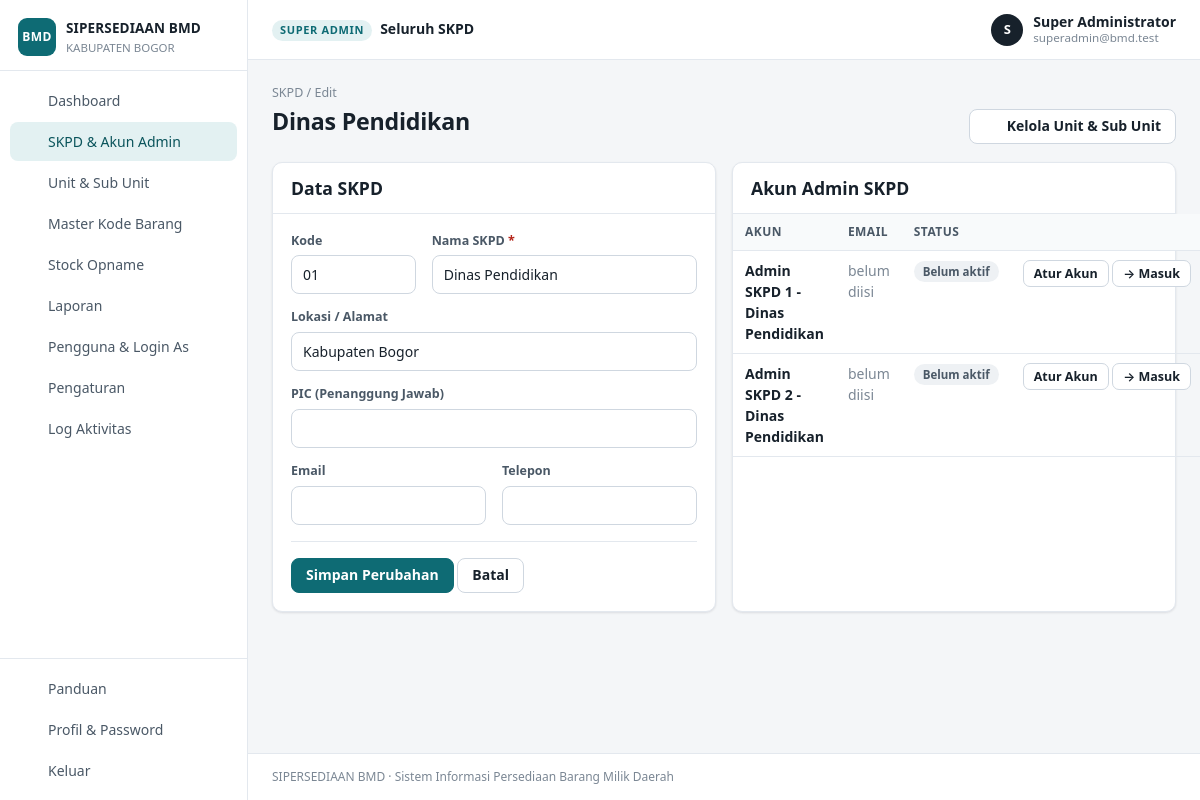
Page /index.php?page=skpd_form&id=1 (signed in) on the committed database.
### tables this page shows
CREATE TABLE users (
  id          INT UNSIGNED NOT NULL AUTO_INCREMENT PRIMARY KEY,
  nama        VARCHAR(150) NOT NULL,
  nip         VARCHAR(30)  NULL,
  email       VARCHAR(150) NULL,
  password    VARCHAR(255) NULL,
  role        ENUM('superadmin','admin_skpd','admin','operator') NOT NULL,
  skpd_id     INT UNSIGNED NULL,
  unit_id     INT UNSIGNED NULL,
  slot        TINYINT UNSIGNED NOT NULL DEFAULT 1,
  is_active   TINYINT(1) NOT NULL DEFAULT 0,
  last_login  DATETIME NULL,
  created_at  DATETIME NOT NULL DEFAULT CURRENT_TIMESTAMP,
  updated_at  DATETIME NULL ON UPDATE CURRENT_TIMESTAMP,
  UNIQUE KEY uk_email (email),
  KEY idx_skpd (skpd_id),
  KEY idx_unit (unit_id),
  CONSTRAINT fk_user_skpd FOREIGN KEY (skpd_id) REFERENCES skpd(id)       ON DELETE CASCADE,
  CONSTRAINT fk_user_unit FOREIGN KEY (unit_id) REFERENCES unit_kerja(id) ON DELETE CASCADE
);

CREATE TABLE skpd (
  id          INT UNSIGNED NOT NULL AUTO_INCREMENT PRIMARY KEY,
  kode        VARCHAR(30)  NULL,
  nama        VARCHAR(200) NOT NULL,
  lokasi      VARCHAR(255) NULL,
  pic         VARCHAR(150) NULL,
  email       VARCHAR(150) NULL,
  telp        VARCHAR(50)  NULL,
  created_at  DATETIME NOT NULL DEFAULT CURRENT_TIMESTAMP,
  updated_at  DATETIME NULL ON UPDATE CURRENT_TIMESTAMP
);

### index.php (called while the page is built, shortened)
<?php
require_login();
$page = isset($_GET['page']) ? preg_replace('/[^a-z_]/', '', $_GET['page']) : 'dashboard';
require __DIR__ . '/pages/' . $page . '.php';

### core/helpers.php (called while the page is built, shortened)
<?php
function e($s)
{
    return htmlspecialchars((string)$s, ENT_QUOTES, 'UTF-8');
}
function url($page = 'dashboard', array $params = [])
{
    $params = array_merge(['page' => $page], $params);
    return 'index.php?' . http_build_query($params);
}
function input($key, $default = null)
{
    if (isset($_GET[$key])) return is_string($_GET[$key]) ? trim($_GET[$key]) : $_GET[$key];
    return $default;
}
function input_int($key, $default = 0)
{
    $v = input($key, null);
    return ($v === null || $v === '') ? $default : (int)$v;
}
function setting($key, $default = '')
{
    static $cache = null;
    if ($cache === null) {
        $cache = [];
        foreach (rows('SELECT kunci, nilai FROM pengaturan') as $r) $cache[$r['kunci']] = $r['nilai'];
    }
    return (isset($cache[$key]) && $cache[$key] !== '') ? $cache[$key] : $default;
}
function role_label($role, $unitLevel = null)
{
    switch ($role) {
        case 'superadmin': return 'Super Admin';
    }
    return $role;
}

### core/db.php (called while the page is built, shortened)
<?php
function db()
{
    static $conn = null;
    if ($conn === null) {
        try {
            $conn = new mysqli(DB_HOST, DB_USER, DB_PASS, DB_NAME, (int)DB_PORT);
            $conn->set_charset('utf8mb4');
            $conn->query("SET time_zone = '+07:00'");
        } catch (mysqli_sql_exception $e) {
            http_response_code(500);
            echo '<div style="font-family:sans-serif;max-width:640px;margin:60px auto;padding:24px;border:1px solid #f1c0c0;border-radius:8px;background:#fff7f7">'
                . '<h2 style="margin-top:0;color:#b42318">Koneksi database gagal</h2>'
                . '<p>Periksa pengaturan <code>DB_HOST</code>, <code>DB_USER</code>, <code>DB_PASS</code>, <code>DB_NAME</code> pada file <code>config.php</code> '
                . 'dan pastikan database sudah diimpor dari folder <code>database/</code>.</p>'
                . (APP_DEBUG ? '<pre style="white-space:pre-wrap">' . htmlspecialchars($e->getMessage()) . '</pre>' : '')
                . '</div>';
            exit;
        }
    }
    return $conn;
}
function q($sql, array $params = [])
{
    $stmt = db()->prepare($sql);
    if ($params) {
        $types = '';
        $vals = [];
        foreach ($params as $p) {
            if (is_int($p) || is_bool($p)) { $types .= 'i'; $vals[] = (int)$p; }
            elseif (is_float($p)) { $types .= 'd'; $vals[] = $p; }
            elseif ($p === null) { $types .= 's'; $vals[] = null; }
            else { $types .= 's'; $vals[] = (string)$p; }
        }
        $refs = [];
        foreach ($vals as $k => $v) { $refs[$k] = &$vals[$k]; }
        array_unshift($refs, $types);
        call_user_func_array([$stmt, 'bind_param'], $refs);
    }
    $stmt->execute();
    return $stmt;
}
function rows($sql, array $params = [])
{
    $stmt = q($sql, $params);
    $res = $stmt->get_result();
    $out = $res ? $res->fetch_all(MYSQLI_ASSOC) : [];
    return $out;
}
function row($sql, array $params = [])
{
    $r = rows($sql, $params);
    return $r ? $r[0] : null;
}

### pages/skpd_form.php (the view, shortened to what this page needs)
<?php
$id = input_int('id');
$s = $id ? row('SELECT * FROM skpd WHERE id=?', [$id]) : null;
$akun = $id ? rows("SELECT * FROM users WHERE skpd_id=? AND role='admin_skpd' ORDER BY slot, id", [$id]) : [];
include BASE_PATH . '/views/header.php';
?>
<div class="page-head">
  <div>
    <div class="breadcrumb"><a href="<?= e(url('skpd')) ?>">SKPD</a> / <?= $id ? 'Edit' : 'Tambah' ?></div>
    <h1><?= $id ? e($s['nama']) : 'Tambah SKPD' ?></h1>
  </div>
  <?php if ($id): ?><div class="actions"><a class="btn btn-light" href="<?= e(url('unit', ['skpd' => $id])) ?>"><?= icon('tree') ?> Kelola Unit &amp; Sub Unit</a></div><?php endif; ?>
</div>
<div class="grid grid-2">
  <div class="card">
    <div class="card-head"><h2>Data SKPD</h2></div>
    <div class="card-body">
      <form method="post">
        <div class="form-grid">
          <div class="field col-4"><label>Kode</label><input type="text" name="kode" value="<?= e($s['kode'] ?? '') ?>" placeholder="opsional"></div>
          <div class="field col-8"><label>Nama SKPD <span class="req">*</span></label><input type="text" name="nama" value="<?= e($s['nama'] ?? '') ?>" required></div>
          <div class="field col-12"><label>Lokasi / Alamat</label><input type="text" name="lokasi" value="<?= e($s['lokasi'] ?? '') ?>"></div>
          <div class="field col-12"><label>PIC (Penanggung Jawab)</label><input type="text" name="pic" value="<?= e($s['pic'] ?? '') ?>"></div>
          <div class="field col-6"><label>Email</label><input type="email" name="email" value="<?= e($s['email'] ?? '') ?>"></div>
          <div class="field col-6"><label>Telepon</label><input type="text" name="telp" value="<?= e($s['telp'] ?? '') ?>"></div>
        </div>
        <div class="divider"></div>
        <button class="btn" type="submit"><?= $id ? 'Simpan Perubahan' : 'Simpan &amp; Buat Akun Admin' ?></button>
        <a class="btn btn-light" href="<?= e(url('skpd')) ?>">Batal</a>
      </form>
    </div>
  </div>
  <div class="card">
    <div class="card-head"><h2>Akun Admin SKPD</h2></div>
    <div class="card-body<?= $akun ? ' tight' : '' ?>">
      <?php if (!$id): ?>
        <p class="muted">Setelah SKPD disimpan, sistem otomatis membuat <b>2 akun Admin SKPD</b>. Anda tinggal mengisi email &amp; password masing-masing akun.</p>
      <?php else: ?>
        <table class="tbl">
          <thead><tr><th>Akun</th><th>Email</th><th>Status</th><th></th></tr></thead>
          <tbody>
          <?php foreach ($akun as $a): ?>
            <tr>
              <td><b><?= e($a['nama']) ?></b><?php if ($a['nip']): ?><div class="small muted">NIP <?= e($a['nip']) ?></div><?php endif; ?></td>
              <td><?= $a['email'] ? e($a['email']) : '<span class="muted">belum diisi</span>' ?></td>
              <td><?= ($a['is_active'] && $a['email'] && $a['password']) ? '<span class="badge badge-green">Aktif</span>' : '<span class="badge badge-gray">Belum aktif</span>' ?></td>
              <td class="act"><a class="btn btn-light btn-sm" href="<?= e(url('akun', ['id' => $a['id']])) ?>">Atur Akun</a> <?= login_as_btn($a['id'], 'Masuk') ?></td>
            </tr>
          <?php endforeach; ?>
          </tbody>
        </table>
      <?php endif; ?>
    </div>
  </div>
</div>
<?php include BASE_PATH . '/views/footer.php'; ?>

### views/header.php (shortened to what this page needs)
<?php
$u = user();
$curPage = $_GET['page'] ?? 'dashboard';
function icon($n)
{
    return '<svg class="ic" viewBox="0 0 24 24" fill="none" stroke="currentColor" stroke-width="1.8" stroke-linecap="round" stroke-linejoin="round" aria-hidden="true">' . ($p[$n] ?? '') . '</svg>';
}
$menu = [];
$menu[] = ['dashboard', 'Dashboard', 'home'];
if ($u['role'] === 'superadmin') {
    $menu[] = ['skpd', 'SKPD & Akun Admin', 'building'];
    $menu[] = ['unit', 'Unit & Sub Unit', 'tree'];
    $menu[] = ['kode', 'Master Kode Barang', 'code'];
    $menu[] = ['stock_opname', 'Stock Opname', 'lock'];
    $menu[] = ['laporan', 'Laporan', 'report'];
    $menu[] = ['pengguna', 'Pengguna & Login As', 'users'];
    $menu[] = ['pengaturan', 'Pengaturan', 'gear'];
    $menu[] = ['log', 'Log Aktivitas', 'list'];
} elseif ($u['role'] === 'admin_skpd') {
    $menu[] = ['unit', 'Unit & Sub Unit', 'tree'];
    $menu[] = ['stock_opname', 'Stock Opname', 'lock'];
    $menu[] = ['laporan', 'Laporan', 'report'];
}
$activeMap = ['rincian' => 'dashboard', 'skpd_form' => 'skpd', 'unit_form' => 'unit', 'akun' => ($u['role'] === 'superadmin' ? 'skpd' : 'unit'), 'kartu' => 'stok', 'transaksi_detail' => 'transaksi', 'kode_import' => 'kode'];
$active = $activeMap[$curPage] ?? $curPage;
$scopeLabel = $u['role'] === 'superadmin' ? 'Seluruh SKPD' : ($u['role'] === 'admin_skpd' ? $u['skpd_nama'] : $u['unit_nama']);
?><!doctype html>
<html lang="id">
<head>
<link rel="stylesheet" href="assets/app.css?v=4">
</head>
<body>
<div class="layout">
  <aside class="sidebar" id="sidebar">
    <div class="brand">
      <div class="brand-mark">BMD</div>
      <div>
        <div class="brand-name"><?= e(APP_NAME) ?></div>
        <div class="brand-sub"><?= e(setting('nama_pemda', 'Pemerintah Daerah')) ?></div>
      </div>
    </div>
    <nav class="nav">
      <?php foreach ($menu as $m): ?>
        <a href="<?= e(url($m[0])) ?>" class="<?= $active === $m[0] ? 'active' : '' ?>">
          <?= icon($m[2]) ?><span><?= e($m[1]) ?></span>
        </a>
      <?php endforeach; ?>
    </nav>
    <div class="nav nav-bottom">
      <a href="<?= e(url('panduan')) ?>" class="<?= $active === 'panduan' ? 'active' : '' ?>"><?= icon('help') ?><span>Panduan</span></a>
      <a href="<?= e(url('profil')) ?>" class="<?= $active === 'profil' ? 'active' : '' ?>"><?= icon('user') ?><span>Profil &amp; Password</span></a>
      <a href="logout.php"><?= icon('logout') ?><span>Keluar</span></a>
    </div>
  </aside>
  <div class="main">
    <header class="topbar">
      <div class="scope">
        <span class="scope-label"><?= e(role_label($u['role'], $u['unit_level'])) ?></span>
        <span class="scope-name"><?= e($scopeLabel) ?></span>
      </div>
      <div class="who">
        <div class="avatar"><?= e(mb_strtoupper(mb_substr($u['nama'], 0, 1))) ?></div>
        <div class="who-text"><b><?= e($u['nama']) ?></b><small><?= e($u['email']) ?></small></div>
      </div>
    </header>
    <main class="content">

### core/auth.php (shortened to what this page needs)
<?php
function user()
{
    static $u = false;
    if ($u !== false) return $u;
    $u = null;
    if (!empty($_SESSION['uid'])) {
        $u = row('SELECT u.*, uk.level AS unit_level, uk.nama AS unit_nama, uk.parent_id AS unit_parent_id,
                         COALESCE(s1.nama, s2.nama) AS skpd_nama, COALESCE(u.skpd_id, uk.skpd_id) AS skpd_ref
                  FROM users u
                  LEFT JOIN unit_kerja uk ON uk.id = u.unit_id
                  LEFT JOIN skpd s1 ON s1.id = u.skpd_id
                  LEFT JOIN skpd s2 ON s2.id = uk.skpd_id
                  WHERE u.id = ? AND (u.is_active = 1 OR ?)', [(int)$_SESSION['uid'], impersonator_id() ? 1 : 0]);
        if ($u) {
            $u['id'] = (int)$u['id'];
            $u['unit_id'] = $u['unit_id'] ? (int)$u['unit_id'] : null;
            $u['skpd_id'] = $u['skpd_ref'] ? (int)$u['skpd_ref'] : null;
        } else {
            unset($_SESSION['uid']);
        }
    }
    return $u;
}
function require_login()
{
    if (!user()) {
        if (is_ajax()) json_out(['ok' => false, 'msg' => 'Sesi berakhir, silakan login kembali.'], 401);
        redirect('login.php');
    }
}
function has_role(...$roles)
{
    $u = user();
    return $u && in_array($u['role'], $roles, true);
}
function impersonator_id()
{
    return (int)($_SESSION['impersonator'] ?? 0);
}
function impersonator()
{
    static $r = false;
    if ($r === false) $r = impersonator_id() ? row("SELECT id, nama, email, role, skpd_id FROM users WHERE id=? AND role IN ('superadmin','admin_skpd')", [impersonator_id()]) : null;
    return $r;
}
function real_user()
{
    static $r = false;
    if ($r === false) {
        $rid = impersonator_id() ?: (int)($_SESSION['uid'] ?? 0);
        $r = $rid ? row('SELECT id, nama, email, role, skpd_id, is_active FROM users WHERE id=?', [$rid]) : null;
    }
    return $r;
}
function can_login_as(array $target)
{
    $r = real_user();
    if ($r['role'] === 'superadmin') return true;
    return false;
}
function login_as_btn($userId, $label = 'Masuk sebagai', $cls = 'btn btn-light btn-sm')
{
    $r = real_user();
    $t = row('SELECT id, role, unit_id FROM users WHERE id=?', [(int)$userId]);
    return '<form method="post" action="login_as.php" class="inline-form">' . csrf_field()
        . '<input type="hidden" name="aksi" value="masuk"><input type="hidden" name="id" value="' . (int)$userId . '">'
        . '<input type="hidden" name="back" value="' . e('index.php?' . ($_SERVER['QUERY_STRING'] ?? '')) . '">'
        . '<button class="' . e($cls) . '" type="submit" title="Login As: masuk ke aplikasi sebagai akun ini">&#8594; ' . e($label) . '</button></form>';
}

### rows in the picture
users: role "Seluruh SKPD", nama "S", nama "Super Administrator", email "superadmin@bmd.test"
skpd: nama "Dinas Pendidikan", kode "01", lokasi "Kabupaten Bogor"
users: nama "Admin SKPD 1 - Dinas Pendidikan", shows "belum diisi", is_active "Belum aktif"
users: nama "Admin SKPD 2 - Dinas Pendidikan", shows "belum diisi", is_active "Belum aktif"

### other values in the picture
APP_NAME "SIPERSEDIAAN BMD"
setting('nama_pemda', 'Pemerintah Daerah') "KABUPATEN BOGOR"
$m[1] "Dashboard"
$m[1] "SKPD & Akun Admin"
$m[1] "Unit & Sub Unit"
$m[1] "Master Kode Barang"
$m[1] "Stock Opname"
$m[1] "Laporan"
$m[1] "Pengguna & Login As"
$m[1] "Pengaturan"
$m[1] "Log Aktivitas"
role_label($u['role'], $u['unit_level']) "SUPER ADMIN"
APP_DESC "Sistem Informasi Persediaan Barang Milik Daerah"
